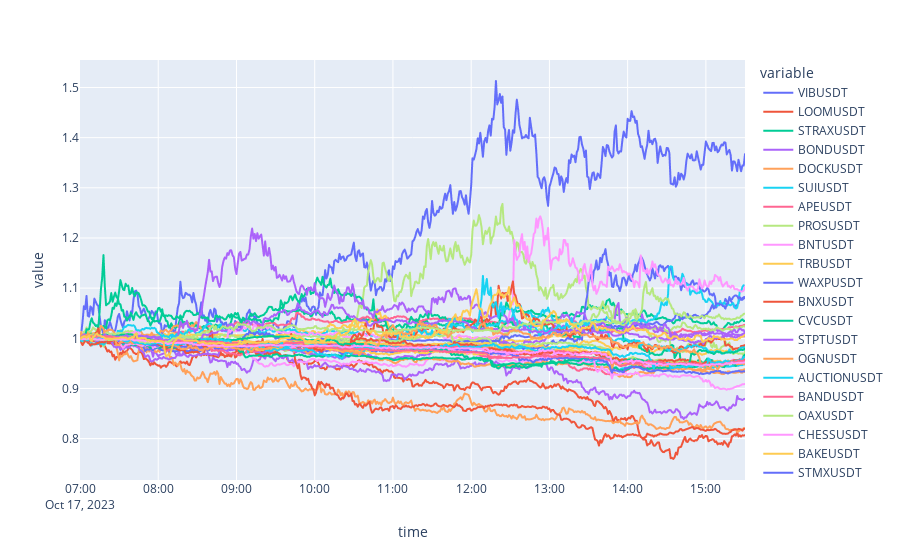

The notebook cell this image was saved under:
### Code cell
fig_eu = px.line(rel_eu, x = rel_eu.index, y = rel_eu.columns)
fig_eu.show()

### Figure 1 — Plotly figure (JSON) as saved in the notebook; plotly's stock layout.template omitted (floating-point values rounded to 4 significant figures; data arrays with more than 128 entries replaced by an {"elided": "..."} marker saying what was removed)
{"data": [{"hovertemplate": "variable=VIBUSDT<br>time=%{x}<br>value=%{y}<extra></extra>", "legendgroup": "VIBUSDT", "line": {"color": "#636efa", "dash": "solid"}, "marker": {"symbol": "circle"}, "mode": "lines", "name": "VIBUSDT", "showlegend": true, "type": "scattergl", "x": {"elided": "511 str values"}, "xaxis": "x", "y": {"elided": "511 float values"}, "yaxis": "y"}, {"hovertemplate": "variable=LOOMUSDT<br>time=%{x}<br>value=%{y}<extra></extra>", "legendgroup": "LOOMUSDT", "line": {"color": "#EF553B", "dash": "solid"}, "marker": {"symbol": "circle"}, "mode": "lines", "name": "LOOMUSDT", "showlegend": true, "type": "scattergl", "x": {"elided": "511 str values"}, "xaxis": "x", "y": {"elided": "511 float values"}, "yaxis": "y"}, {"hovertemplate": "variable=STRAXUSDT<br>time=%{x}<br>value=%{y}<extra></extra>", "legendgroup": "STRAXUSDT", "line": {"color": "#00cc96", "dash": "solid"}, "marker": {"symbol": "circle"}, "mode": "lines", "name": "STRAXUSDT", "showlegend": true, "type": "scattergl", "x": {"elided": "511 str values"}, "xaxis": "x", "y": {"elided": "511 float values"}, "yaxis": "y"}, {"hovertemplate": "variable=BONDUSDT<br>time=%{x}<br>value=%{y}<extra></extra>", "legendgroup": "BONDUSDT", "line": {"color": "#ab63fa", "dash": "solid"}, "marker": {"symbol": "circle"}, "mode": "lines", "name": "BONDUSDT", "showlegend": true, "type": "scattergl", "x": {"elided": "511 str values"}, "xaxis": "x", "y": {"elided": "511 float values"}, "yaxis": "y"}, {"hovertemplate": "variable=DOCKUSDT<br>time=%{x}<br>value=%{y}<extra></extra>", "legendgroup": "DOCKUSDT", "line": {"color": "#FFA15A", "dash": "solid"}, "marker": {"symbol": "circle"}, "mode": "lines", "name": "DOCKUSDT", "showlegend": true, "type": "scattergl", "x": {"elided": "511 str values"}, "xaxis": "x", "y": {"elided": "511 float values"}, "yaxis": "y"}, {"hovertemplate": "variable=SUIUSDT<br>time=%{x}<br>value=%{y}<extra></extra>", "legendgroup": "SUIUSDT", "line": {"color": "#19d3f3", "dash": "solid"}, "marker": {"symbol": "circle"}, "mode": "lines", "name": "SUIUSDT", "showlegend": true, "type": "scattergl", "x": {"elided": "511 str values"}, "xaxis": "x", "y": {"elided": "511 float values"}, "yaxis": "y"}, {"hovertemplate": "variable=APEUSDT<br>time=%{x}<br>value=%{y}<extra></extra>", "legendgroup": "APEUSDT", "line": {"color": "#FF6692", "dash": "solid"}, "marker": {"symbol": "circle"}, "mode": "lines", "name": "APEUSDT", "showlegend": true, "type": "scattergl", "x": {"elided": "511 str values"}, "xaxis": "x", "y": {"elided": "511 float values"}, "yaxis": "y"}, {"hovertemplate": "variable=PROSUSDT<br>time=%{x}<br>value=%{y}<extra></extra>", "legendgroup": "PROSUSDT", "line": {"color": "#B6E880", "dash": "solid"}, "marker": {"symbol": "circle"}, "mode": "lines", "name": "PROSUSDT", "showlegend": true, "type": "scattergl", "x": {"elided": "511 str values"}, "xaxis": "x", "y": {"elided": "511 float values"}, "yaxis": "y"}, {"hovertemplate": "variable=BNTUSDT<br>time=%{x}<br>value=%{y}<extra></extra>", "legendgroup": "BNTUSDT", "line": {"color": "#FF97FF", "dash": "solid"}, "marker": {"symbol": "circle"}, "mode": "lines", "name": "BNTUSDT", "showlegend": true, "type": "scattergl", "x": {"elided": "511 str values"}, "xaxis": "x", "y": {"elided": "511 float values"}, "yaxis": "y"}, {"hovertemplate": "variable=TRBUSDT<br>time=%{x}<br>value=%{y}<extra></extra>", "legendgroup": "TRBUSDT", "line": {"color": "#FECB52", "dash": "solid"}, "marker": {"symbol": "circle"}, "mode": "lines", "name": "TRBUSDT", "showlegend": true, "type": "scattergl", "x": {"elided": "511 str values"}, "xaxis": "x", "y": {"elided": "511 float values"}, "yaxis": "y"}, {"hovertemplate": "variable=WAXPUSDT<br>time=%{x}<br>value=%{y}<extra></extra>", "legendgroup": "WAXPUSDT", "line": {"color": "#636efa", "dash": "solid"}, "marker": {"symbol": "circle"}, "mode": "lines", "name": "WAXPUSDT", "showlegend": true, "type": "scattergl", "x": {"elided": "511 str values"}, "xaxis": "x", "y": {"elided": "511 float values"}, "yaxis": "y"}, {"hovertemplate": "variable=BNXUSDT<br>time=%{x}<br>value=%{y}<extra></extra>", "legendgroup": "BNXUSDT", "line": {"color": "#EF553B", "dash": "solid"}, "marker": {"symbol": "circle"}, "mode": "lines", "name": "BNXUSDT", "showlegend": true, "type": "scattergl", "x": {"elided": "511 str values"}, "xaxis": "x", "y": {"elided": "511 float values"}, "yaxis": "y"}, {"hovertemplate": "variable=CVCUSDT<br>time=%{x}<br>value=%{y}<extra></extra>", "legendgroup": "CVCUSDT", "line": {"color": "#00cc96", "dash": "solid"}, "marker": {"symbol": "circle"}, "mode": "lines", "name": "CVCUSDT", "showlegend": true, "type": "scattergl", "x": {"elided": "511 str values"}, "xaxis": "x", "y": {"elided": "511 float values"}, "yaxis": "y"}, {"hovertemplate": "variable=STPTUSDT<br>time=%{x}<br>value=%{y}<extra></extra>", "legendgroup": "STPTUSDT", "line": {"color": "#ab63fa", "dash": "solid"}, "marker": {"symbol": "circle"}, "mode": "lines", "name": "STPTUSDT", "showlegend": true, "type": "scattergl", "x": {"elided": "511 str values"}, "xaxis": "x", "y": {"elided": "511 float values"}, "yaxis": "y"}, {"hovertemplate": "variable=OGNUSDT<br>time=%{x}<br>value=%{y}<extra></extra>", "legendgroup": "OGNUSDT", "line": {"color": "#FFA15A", "dash": "solid"}, "marker": {"symbol": "circle"}, "mode": "lines", "name": "OGNUSDT", "showlegend": true, "type": "scattergl", "x": {"elided": "511 str values"}, "xaxis": "x", "y": {"elided": "511 float values"}, "yaxis": "y"}, {"hovertemplate": "variable=AUCTIONUSDT<br>time=%{x}<br>value=%{y}<extra></extra>", "legendgroup": "AUCTIONUSDT", "line": {"color": "#19d3f3", "dash": "solid"}, "marker": {"symbol": "circle"}, "mode": "lines", "name": "AUCTIONUSDT", "showlegend": true, "type": "scattergl", "x": {"elided": "511 str values"}, "xaxis": "x", "y": {"elided": "511 float values"}, "yaxis": "y"}, {"hovertemplate": "variable=BANDUSDT<br>time=%{x}<br>value=%{y}<extra></extra>", "legendgroup": "BANDUSDT", "line": {"color": "#FF6692", "dash": "solid"}, "marker": {"symbol": "circle"}, "mode": "lines", "name": "BANDUSDT", "showlegend": true, "type": "scattergl", "x": {"elided": "511 str values"}, "xaxis": "x", "y": {"elided": "511 float values"}, "yaxis": "y"}, {"hovertemplate": "variable=OAXUSDT<br>time=%{x}<br>value=%{y}<extra></extra>", "legendgroup": "OAXUSDT", "line": {"color": "#B6E880", "dash": "solid"}, "marker": {"symbol": "circle"}, "mode": "lines", "name": "OAXUSDT", "showlegend": true, "type": "scattergl", "x": {"elided": "511 str values"}, "xaxis": "x", "y": {"elided": "511 float values"}, "yaxis": "y"}, {"hovertemplate": "variable=CHESSUSDT<br>time=%{x}<br>value=%{y}<extra></extra>", "legendgroup": "CHESSUSDT", "line": {"color": "#FF97FF", "dash": "solid"}, "marker": {"symbol": "circle"}, "mode": "lines", "name": "CHESSUSDT", "showlegend": true, "type": "scattergl", "x": {"elided": "511 str values"}, "xaxis": "x", "y": {"elided": "511 float values"}, "yaxis": "y"}, {"hovertemplate": "variable=BAKEUSDT<br>time=%{x}<br>value=%{y}<extra></extra>", "legendgroup": "BAKEUSDT", "line": {"color": "#FECB52", "dash": "solid"}, "marker": {"symbol": "circle"}, "mode": "lines", "name": "BAKEUSDT", "showlegend": true, "type": "scattergl", "x": {"elided": "511 str values"}, "xaxis": "x", "y": {"elided": "511 float values"}, "yaxis": "y"}, {"hovertemplate": "variable=STMXUSDT<br>time=%{x}<br>value=%{y}<extra></extra>", "legendgroup": "STMXUSDT", "line": {"color": "#636efa", "dash": "solid"}, "marker": {"symbol": "circle"}, "mode": "lines", "name": "STMXUSDT", "showlegend": true, "type": "scattergl", "x": {"elided": "511 str values"}, "xaxis": "x", "y": {"elided": "511 float values"}, "yaxis": "y"}, {"hovertemplate": "variable=UFTUSDT<br>time=%{x}<br>value=%{y}<extra></extra>", "legendgroup": "UFTUSDT", "line": {"color": "#EF553B", "dash": "solid"}, "marker": {"symbol": "circle"}, "mode": "lines", "name": "UFTUSDT", "showlegend": true, "type": "scattergl", "x": {"elided": "511 str values"}, "xaxis": "x", "y": {"elided": "511 float values"}, "yaxis": "y"}, {"hovertemplate": "variable=STORJUSDT<br>time=%{x}<br>value=%{y}<extra></extra>", "legendgroup": "STORJUSDT", "line": {"color": "#00cc96", "dash": "solid"}, "marker": {"symbol": "circle"}, "mode": "lines", "name": "STORJUSDT", "showlegend": true, "type": "scattergl", "x": {"elided": "511 str values"}, "xaxis": "x", "y": {"elided": "511 float values"}, "yaxis": "y"}, {"hovertemplate": "variable=HARDUSDT<br>time=%{x}<br>value=%{y}<extra></extra>", "legendgroup": "HARDUSDT", "line": {"color": "#ab63fa", "dash": "solid"}, "marker": {"symbol": "circle"}, "mode": "lines", "name": "HARDUSDT", "showlegend": true, "type": "scattergl", "x": {"elided": "511 str values"}, "xaxis": "x", "y": {"elided": "511 float values"}, "yaxis": "y"}, {"hovertemplate": "variable=CYBERUSDT<br>time=%{x}<br>value=%{y}<extra></extra>", "legendgroup": "CYBERUSDT", "line": {"color": "#FFA15A", "dash": "solid"}, "marker": {"symbol": "circle"}, "mode": "lines", "name": "CYBERUSDT", "showlegend": true, "type": "scattergl", "x": {"elided": "511 str values"}, "xaxis": "x", "y": {"elided": "511 float values"}, "yaxis": "y"}, {"hovertemplate": "variable=VITEUSDT<br>time=%{x}<br>value=%{y}<extra></extra>", "legendgroup": "VITEUSDT", "line": {"color": "#19d3f3", "dash": "solid"}, "marker": {"symbol": "circle"}, "mode": "lines", "name": "VITEUSDT", "showlegend": true, "type": "scattergl", "x": {"elided": "511 str values"}, "xaxis": "x", "y": {"elided": "511 float values"}, "yaxis": "y"}, {"hovertemplate": "variable=LEVERUSDT<br>time=%{x}<br>value=%{y}<extra></extra>", "legendgroup": "LEVERUSDT", "line": {"color": "#FF6692", "dash": "solid"}, "marker": {"symbol": "circle"}, "mode": "lines", "name": "LEVERUSDT", "showlegend": true, "type": "scattergl", "x": {"elided": "511 str values"}, "xaxis": "x", "y": {"elided": "511 float values"}, "yaxis": "y"}, {"hovertemplate": "variable=YGGUSDT<br>time=%{x}<br>value=%{y}<extra></extra>", "legendgroup": "YGGUSDT", "line": {"color": "#B6E880", "dash": "solid"}, "marker": {"symbol": "circle"}, "mode": "lines", "name": "YGGUSDT", "showlegend": true, "type": "scattergl", "x": {"elided": "511 str values"}, "xaxis": "x", "y": {"elided": "511 float values"}, "yaxis": "y"}, {"hovertemplate": "variable=GFTUSDT<br>time=%{x}<br>value=%{y}<extra></extra>", "legendgroup": "GFTUSDT", "line": {"color": "#FF97FF", "dash": "solid"}, "marker": {"symbol": "circle"}, "mode": "lines", "name": "GFTUSDT", "showlegend": true, "type": "scattergl", "x": {"elided": "511 str values"}, "xaxis": "x", "y": {"elided": "511 float values"}, "yaxis": "y"}, {"hovertemplate": "variable=CFXUSDT<br>time=%{x}<br>value=%{y}<extra></extra>", "legendgroup": "CFXUSDT", "line": {"color": "#FECB52", "dash": "solid"}, "marker": {"symbol": "circle"}, "mode": "lines", "name": "CFXUSDT", "showlegend": true, "type": "scattergl", "x": {"elided": "511 str values"}, "xaxis": "x", "y": {"elided": "511 float values"}, "yaxis": "y"}, {"hovertemplate": "variable=ARKMUSDT<br>time=%{x}<br>value=%{y}<extra></extra>", "legendgroup": "ARKMUSDT", "line": {"color": "#636efa", "dash": "solid"}, "marker": {"symbol": "circle"}, "mode": "lines", "name": "ARKMUSDT", "showlegend": true, "type": "scattergl", "x": {"elided": "511 str values"}, "xaxis": "x", "y": {"elided": "511 float values"}, "yaxis": "y"}, {"hovertemplate": "variable=AMBUSDT<br>time=%{x}<br>value=%{y}<extra></extra>", "legendgroup": "AMBUSDT", "line": {"color": "#EF553B", "dash": "solid"}, "marker": {"symbol": "circle"}, "mode": "lines", "name": "AMBUSDT", "showlegend": true, "type": "scattergl", "x": {"elided": "511 str values"}, "xaxis": "x", "y": {"elided": "511 float values"}, "yaxis": "y"}, {"hovertemplate": "variable=ARKUSDT<br>time=%{x}<br>value=%{y}<extra></extra>", "legendgroup": "ARKUSDT", "line": {"color": "#00cc96", "dash": "solid"}, "marker": {"symbol": "circle"}, "mode": "lines", "name": "ARKUSDT", "showlegend": true, "type": "scattergl", "x": {"elided": "511 str values"}, "xaxis": "x", "y": {"elided": "511 float values"}, "yaxis": "y"}, {"hovertemplate": "variable=MCUSDT<br>time=%{x}<br>value=%{y}<extra></extra>", "legendgroup": "MCUSDT", "line": {"color": "#ab63fa", "dash": "solid"}, "marker": {"symbol": "circle"}, "mode": "lines", "name": "MCUSDT", "showlegend": true, "type": "scattergl", "x": {"elided": "511 str values"}, "xaxis": "x", "y": {"elided": "511 float values"}, "yaxis": "y"}, {"hovertemplate": "variable=OOKIUSDT<br>time=%{x}<br>value=%{y}<extra></extra>", "legendgroup": "OOKIUSDT", "line": {"color": "#FFA15A", "dash": "solid"}, "marker": {"symbol": "circle"}, "mode": "lines", "name": "OOKIUSDT", "showlegend": true, "type": "scattergl", "x": {"elided": "511 str values"}, "xaxis": "x", "y": {"elided": "511 float values"}, "yaxis": "y"}, {"hovertemplate": "variable=NTRNUSDT<br>time=%{x}<br>value=%{y}<extra></extra>", "legendgroup": "NTRNUSDT", "line": {"color": "#19d3f3", "dash": "solid"}, "marker": {"symbol": "circle"}, "mode": "lines", "name": "NTRNUSDT", "showlegend": true, "type": "scattergl", "x": {"elided": "511 str values"}, "xaxis": "x", "y": {"elided": "511 float values"}, "yaxis": "y"}, {"hovertemplate": "variable=RDNTUSDT<br>time=%{x}<br>value=%{y}<extra></extra>", "legendgroup": "RDNTUSDT", "line": {"color": "#FF6692", "dash": "solid"}, "marker": {"symbol": "circle"}, "mode": "lines", "name": "RDNTUSDT", "showlegend": true, "type": "scattergl", "x": {"elided": "511 str values"}, "xaxis": "x", "y": {"elided": "511 float values"}, "yaxis": "y"}, {"hovertemplate": "variable=SYNUSDT<br>time=%{x}<br>value=%{y}<extra></extra>", "legendgroup": "SYNUSDT", "line": {"color": "#B6E880", "dash": "solid"}, "marker": {"symbol": "circle"}, "mode": "lines", "name": "SYNUSDT", "showlegend": true, "type": "scattergl", "x": {"elided": "511 str values"}, "xaxis": "x", "y": {"elided": "511 float values"}, "yaxis": "y"}, {"hovertemplate": "variable=HIFIUSDT<br>time=%{x}<br>value=%{y}<extra></extra>", "legendgroup": "HIFIUSDT", "line": {"color": "#FF97FF", "dash": "solid"}, "marker": {"symbol": "circle"}, "mode": "lines", "name": "HIFIUSDT", "showlegend": true, "type": "scattergl", "x": {"elided": "511 str values"}, "xaxis": "x", "y": {"elided": "511 float values"}, "yaxis": "y"}, {"hovertemplate": "variable=COSUSDT<br>time=%{x}<br>value=%{y}<extra></extra>", "legendgroup": "COSUSDT", "line": {"color": "#FECB52", "dash": "solid"}, "marker": {"symbol": "circle"}, "mode": "lines", "name": "COSUSDT", "showlegend": true, "type": "scattergl", "x": {"elided": "511 str values"}, "xaxis": "x", "y": {"elided": "511 float values"}, "yaxis": "y"}], "layout": {"legend": {"title": {"text": "variable"}, "tracegroupgap": 0}, "margin": {"t": 60}, "xaxis": {"anchor": "y", "domain": [0, 1], "title": {"text": "time"}}, "yaxis": {"anchor": "x", "domain": [0, 1], "title": {"text": "value"}}}}
